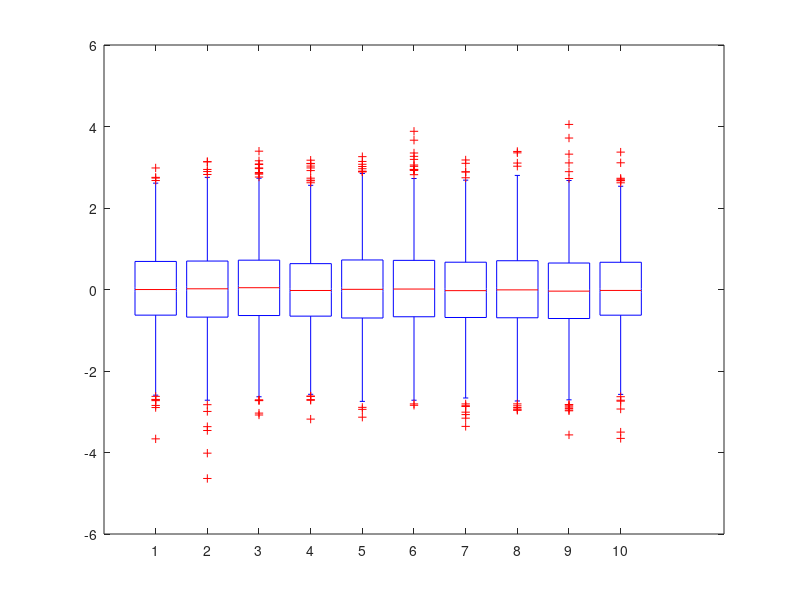

MATLAB code for this plot: (Note: this script raises an error after producing the figure.)
  arm = 10;
  runs = 2000;
  data = normrnd(0,1,runs,arm);
  boxplot(data);
  xlable(" bandits");
  ylabel("distribution reward");
